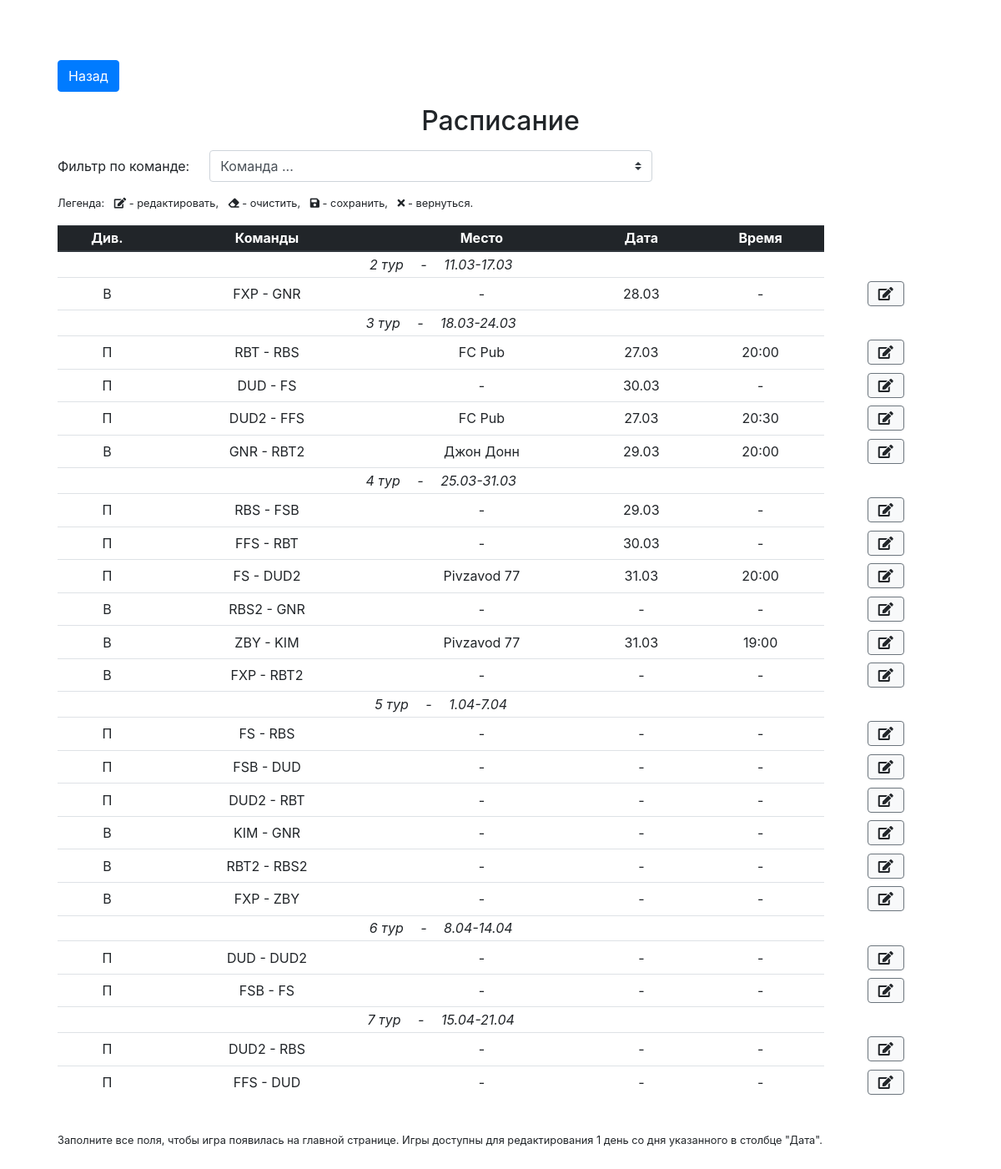
Page /schedule.php on the committed database.
### tables this page shows
CREATE TABLE schedule (id integer primary key autoincrement, season_id references seasons(season_id), tournament_id references tournaments(tournament_id), tour integer, team_id1 references teams(team_id), team_id2 references teams(team_id), date_start text, date_end text, place_id references places(place_id), date text, time text);

CREATE TABLE places (place_id integer primary key autoincrement, name text);

### inc/layout/templates/schedule_table.php (the view, shortened to what this page needs)
<div class="d-flex mt-3 align-items-center">
	<label for="teamFilter" class="col-form-label">Фильтр по команде:</label>
	<select class="custom-select w-50 ml-4" id="teamFilter" name="search">
		<option value="0">Команда ...</option>
	</select>
</div>
<ul class="list-unstyled list-inline mt-3 small">
	<li class="list-inline-item">Легенда:</li>
	<li class="list-inline-item">
		<i class="fas fa-edit"></i> - редактировать,
	</li>
	<li class="list-inline-item">
		<i class="fas fa-eraser"></i> - очистить,
	</li>
	<li class="list-inline-item">
		<i class="fas fa-save"></i> - сохранить,
	</li>
	<li class="list-inline-item">
		<i class="fas fa-times"></i> - вернуться.
	</li>
</ul>
<div class="table-responsive">
  	<table class="table table-hover text-center table-sm" id="schedule">
  		<thead class="thead-dark">
  			<tr>
  				<th>Див.</th>
  				<th>Команды</th>
  				<th>Место</th>
  				<th>Дата</th>
  				<th>Время</th>
  			</tr>
  		</thead>
  		<tbody>
		  	<?php $i = $schedule[0]['tour']; $j = 1; ?>
		  	<?php foreach ($schedule as $game): ?>
		  		<?php if ($i == $game['tour']): ?>
		  			<tr>
		  				<td colspan="5" class="font-italic text-left text-md-center">
		  					<?php echo $i++; ?> тур <span class="px-3">-</span> <?php echo $game['date_start']
		  					. "-" . $game['date_end']; ?>
	  					</td>
		  			</tr>
		  		<?php endif; ?>
		  		<tr>
		  			<td title="<?php echo ($game['tournament_id'] == "1" ? "Первый" : "Второй"); ?>"><?php echo ($game['tournament_id'] == "1" ? "П" : "В"); ?></td>
		  			<td><?php echo $game['team_name1']; ?> - <?php echo $game['team_name2']; ?></td>
		  			<td>
	  					<span class="schedule-place">
	  						<?php if (isset($game['place_id'])): ?>
		  						<?php foreach ($places as $place): ?>
			  						<?php if ($place['place_id'] == $game['place_id']) echo $place['name']; ?>
			  					<?php endforeach; ?>
			  				<?php else: ?>
			  					-
			  				<?php endif; ?>
  						</span>
					</td>
		  			<td>
	  					<span class="schedule-date">
	  						<?php if (isset($game['date'])): ?>
	  							<?php echo date_format(date_create($game['date']), "j.m"); ?>
  							<?php else: ?>
  								-
  							<?php endif; ?>
  						</span>
					</td>
					<td>
	  					<span class="schedule-time">
	  						<?php if (isset($game['time'])): ?>
	  							<?php echo $game['time']; ?>
  							<?php else: ?>
  								-
  							<?php endif; ?>
  						</span>
					</td>
					<td class="border-0">
						<button class="btn btn-light border-secondary ml-1" data-action="scheduleEdit" title="Редактировать">
							<i class="fas fa-edit"></i>
						</button>
					</td>
		  		</tr>
		  	<?php endforeach; ?>
		</tbody>
	</table>
</div>

### inc/layout/head.php (shortened to what this page needs)
<html lang="ru">
<head>
	<?php require_once "styles.php" ?>
</head>

### inc/layout/styles.php (shortened to what this page needs)
<link rel="stylesheet" href="inc/libs/bootstrap/css/bootstrap.min.css">
<link rel="stylesheet" href="https://use.fontawesome.com/releases/v5.7.2/css/all.css">
<link rel="stylesheet" href="inc/libs/jquery-ui/jquery-ui.min.css">
<link rel="stylesheet" href="inc/css/custom.css?v=5">

### schedule.php (shortened to what this page needs)
<?php
	require_once __DIR__ . "/inc/bootstrap.php";
	require_once __DIR__ . "/inc/layout/head.php";
	if (isset($_GET['search']) && $_GET['search'] != "0") {
		$team = filter_var($_GET['search'], FILTER_SANITIZE_STRING);
		$sth = $db->prepare("select
			s.id as id,
			s.tournament_id,
			s.team_id1 as team_id1,
			s.team_id2 as team_id2,
			ht.team_name_short as team_name1,
			at.team_name_short as team_name2,
			tour,
			date_start,
			date_end,
			s.place_id,
			date,
			time
			from schedule as s
			inner join teams as ht on ht.team_id = s.team_id1
			inner join teams as at on at.team_id = s.team_id2
			where (date is NULL or date >= date(datetime('now', '-1 day'), 'localtime') or place_id is NULL or time is NULL) and (team_name1 == :team or team_name2 == :team)
			order by tour"
		);
		$sth->bindValue(":team", $team, PDO::PARAM_STR);
	} else
		$sth = $db->prepare("select
			s.id as id,
			s.tournament_id,
			s.team_id1 as team_id1,
			s.team_id2 as team_id2,
			ht.team_name_short as team_name1,
			at.team_name_short as team_name2,
			tour,
			date_start,
			date_end,
			s.place_id,
			date,
			time
			from schedule as s
			inner join teams as ht on ht.team_id = s.team_id1
			inner join teams as at on at.team_id = s.team_id2
			where date is NULL or date >= date(datetime('now', '-1 day'), 'localtime') or place_id is NULL or time is NULL
			order by tour"
		);
	$sth->execute();
	$schedule = $sth->fetchAll();
	$sth = $db->prepare("select * from places order by name");
	$sth->execute();
	$places = $sth->fetchAll();
?>
<body>
<main role="main" class="container">
  	<div class="starter-template text-left">
  		<a href="/" class="btn btn-primary mt-4">Назад</a>
		<h2 class="text-center mt-3 mb-3">Расписание</h2>
    	<?php include __DIR__ . "/inc/layout/templates/schedule_table.php"; ?>
    	<p class="small mt-4">Заполните все поля, чтобы игра появилась на главной странице. Игры доступны для редактирования 1 день со дня указанного в столбце "Дата".</p>
  	</div>
</main>
</body>
</html>

### inc/css/custom.css (style rules this page uses)
body { padding-top: 0; }
.starter-template { position: relative; padding: 3rem 1.5rem; text-align: center; }
.table td, .table th { text-align: center; vertical-align: middle; font-size: 12px; }
@media (min-width: 576px) { .table td, .table th { font-size: 1rem; } }

### rows in the picture
schedule: date_start "11.03", date_end "17.03", shows "В", team_name1 "FXP", team_name2 "GNR", date "28.03"
schedule: date_start "18.03", date_end "24.03", shows "П", team_name1 "RBT", team_name2 "RBS", date "27.03", time "20:00"
places: name "FC Pub"
schedule: shows "П", team_name1 "DUD", team_name2 "FS", date "30.03"
schedule: shows "П", team_name1 "DUD2", team_name2 "FFS", date "27.03", time "20:30"
schedule: shows "В", team_name1 "GNR", team_name2 "RBT2", date "29.03", time "20:00"
places: name "Джон Донн"
schedule: date_start "25.03", date_end "31.03", shows "П", team_name1 "RBS", team_name2 "FSB", date "29.03"
schedule: shows "П", team_name1 "FFS", team_name2 "RBT", date "30.03"
schedule: shows "П", team_name1 "FS", team_name2 "DUD2", date "31.03", time "20:00"
places: name "Pivzavod 77"
schedule: shows "В", team_name1 "RBS2", team_name2 "GNR"
schedule: shows "В", team_name1 "ZBY", team_name2 "KIM", date "31.03", time "19:00"
schedule: shows "В", team_name1 "FXP", team_name2 "RBT2"
schedule: date_start "1.04", date_end "7.04", shows "П", team_name1 "FS", team_name2 "RBS"
schedule: shows "П", team_name1 "FSB", team_name2 "DUD"
schedule: shows "П", team_name1 "DUD2", team_name2 "RBT"
schedule: shows "В", team_name1 "KIM", team_name2 "GNR"
schedule: shows "В", team_name1 "RBT2", team_name2 "RBS2"
schedule: shows "В", team_name1 "FXP", team_name2 "ZBY"
schedule: date_start "8.04", date_end "14.04", shows "П", team_name1 "DUD", team_name2 "DUD2"
schedule: shows "П", team_name1 "FSB", team_name2 "FS"
schedule: date_start "15.04", date_end "21.04", shows "П", team_name1 "DUD2", team_name2 "RBS"
schedule: shows "П", team_name1 "FFS", team_name2 "DUD"
